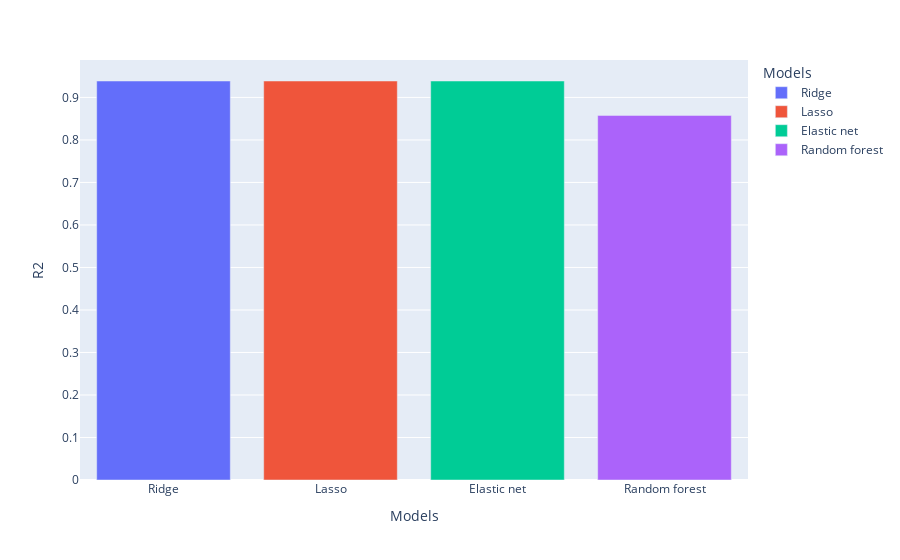

The notebook cell this image was saved under:
### Code cell
r_squared_per_model =  {'Models': models_names, 'R2': models_r_squared}
r_squared_per_model = pd.DataFrame(r_squared_per_model)
r_squared_per_model_plot = px.bar(r_squared_per_model, x='Models', y='R2', color='Models')
r_squared_per_model_plot.show()

### Figure 1 — Plotly figure (JSON) as saved in the notebook; plotly's stock layout.template omitted (floating-point values rounded to 4 significant figures)
{"data": [{"alignmentgroup": "True", "hovertemplate": "Models=%{x}<br>R2=%{y}<extra></extra>", "legendgroup": "Ridge", "marker": {"color": "#636efa", "pattern": {"shape": ""}}, "name": "Ridge", "offsetgroup": "Ridge", "orientation": "v", "showlegend": true, "textposition": "auto", "type": "bar", "x": ["Ridge"], "xaxis": "x", "y": [0.9387], "yaxis": "y"}, {"alignmentgroup": "True", "hovertemplate": "Models=%{x}<br>R2=%{y}<extra></extra>", "legendgroup": "Lasso", "marker": {"color": "#EF553B", "pattern": {"shape": ""}}, "name": "Lasso", "offsetgroup": "Lasso", "orientation": "v", "showlegend": true, "textposition": "auto", "type": "bar", "x": ["Lasso"], "xaxis": "x", "y": [0.9387], "yaxis": "y"}, {"alignmentgroup": "True", "hovertemplate": "Models=%{x}<br>R2=%{y}<extra></extra>", "legendgroup": "Elastic net", "marker": {"color": "#00cc96", "pattern": {"shape": ""}}, "name": "Elastic net", "offsetgroup": "Elastic net", "orientation": "v", "showlegend": true, "textposition": "auto", "type": "bar", "x": ["Elastic net"], "xaxis": "x", "y": [0.9387], "yaxis": "y"}, {"alignmentgroup": "True", "hovertemplate": "Models=%{x}<br>R2=%{y}<extra></extra>", "legendgroup": "Random forest", "marker": {"color": "#ab63fa", "pattern": {"shape": ""}}, "name": "Random forest", "offsetgroup": "Random forest", "orientation": "v", "showlegend": true, "textposition": "auto", "type": "bar", "x": ["Random forest"], "xaxis": "x", "y": [0.8577], "yaxis": "y"}], "layout": {"barmode": "relative", "legend": {"title": {"text": "Models"}, "tracegroupgap": 0}, "margin": {"t": 60}, "xaxis": {"anchor": "y", "categoryarray": ["Ridge", "Lasso", "Elastic net", "Random forest"], "categoryorder": "array", "domain": [0, 1], "title": {"text": "Models"}}, "yaxis": {"anchor": "x", "domain": [0, 1], "title": {"text": "R2"}}}}
